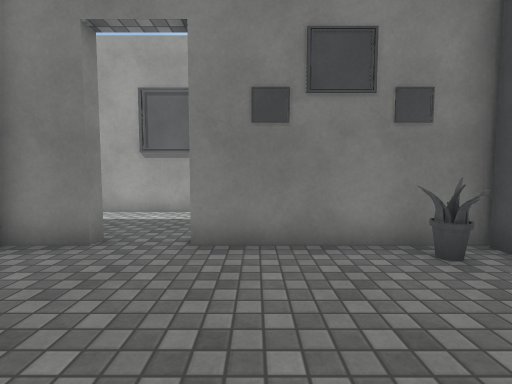
view 1 (above)

16 first-person views from a walk through a scene from a Unity 3-D project. The camera is 1.3 m above the floor, tilts 4° down and sees 85° across. The floor is counted in squares, 1 m on a side. Each view is taken from the middle of a square. On the plan, view 1 faces up. The plan holds only what a view shows up to about 13 squares ahead; the rest is blank. The place goes on beyond the plan. Some animated figures are not drawn. Door leaves are left out, so doorways stand open. Surface patterns are stand-ins for the level's own textures.

view 2
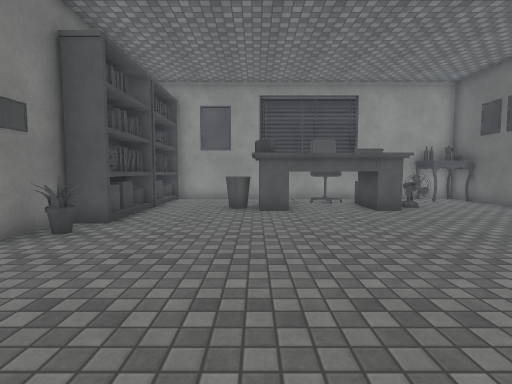

view 3
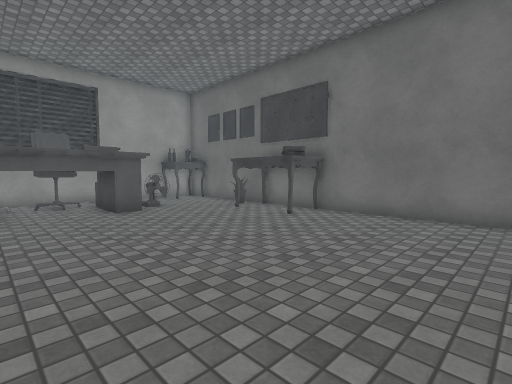

view 4
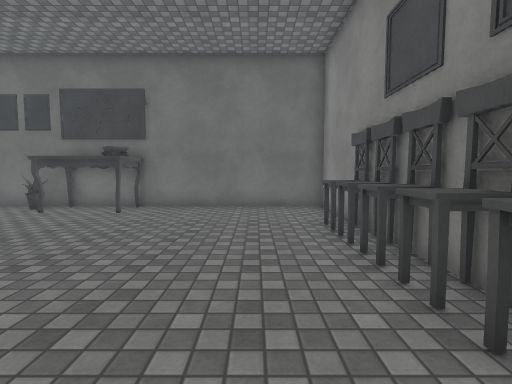

view 5
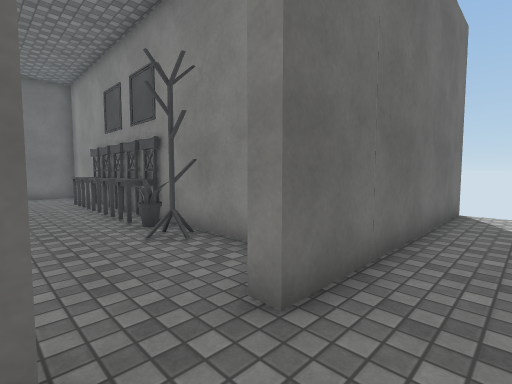

view 6
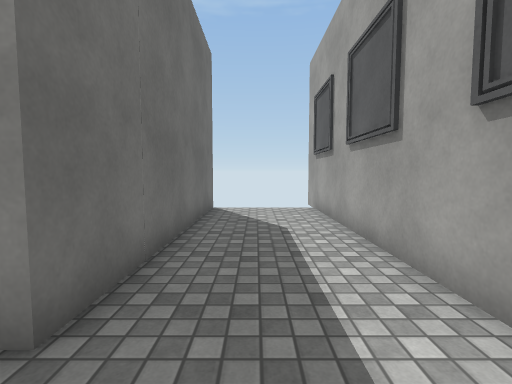

view 7
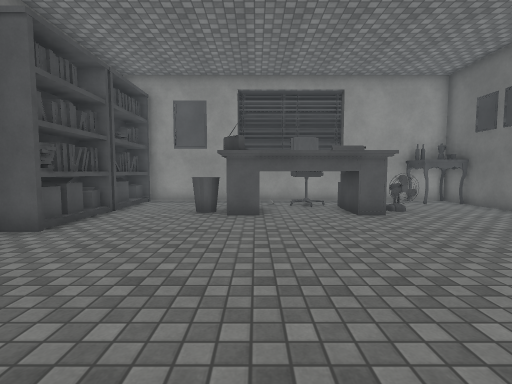

view 8
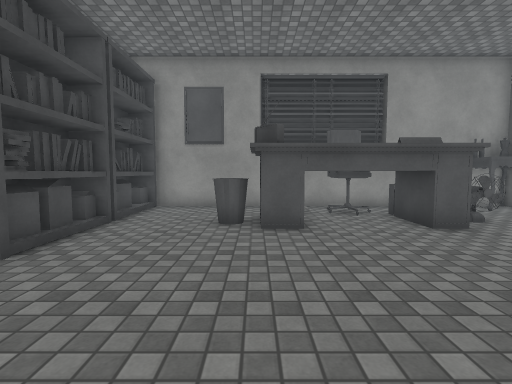

view 9
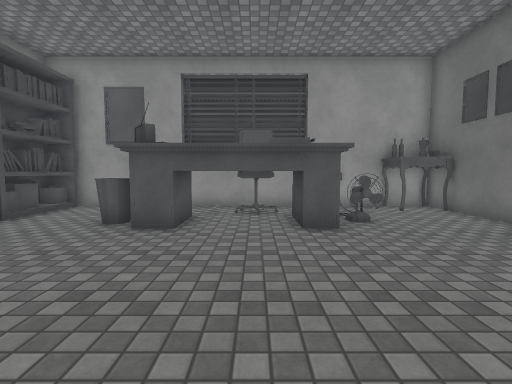

view 10
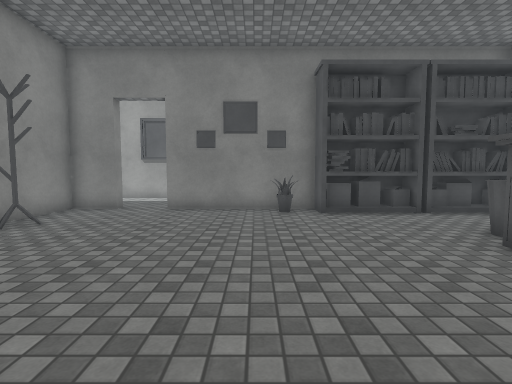

view 11
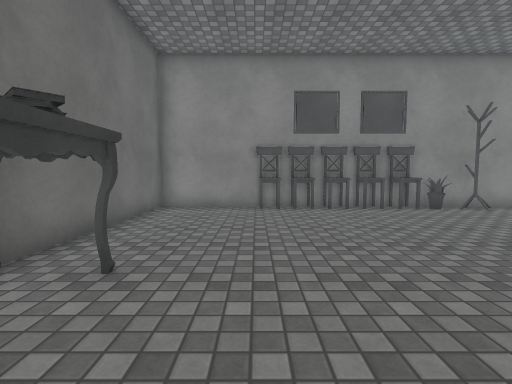

view 12
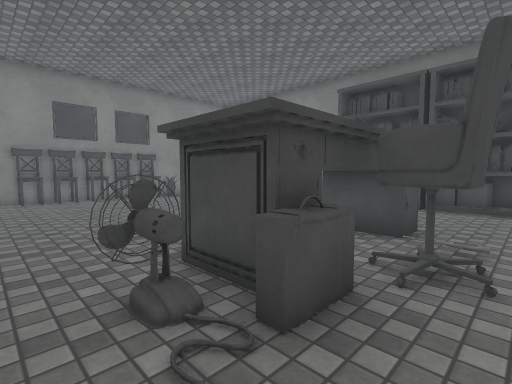

view 13
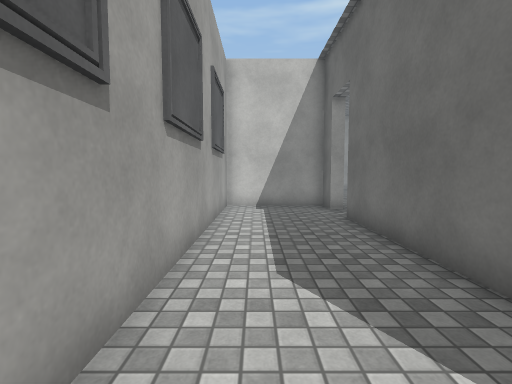

view 14
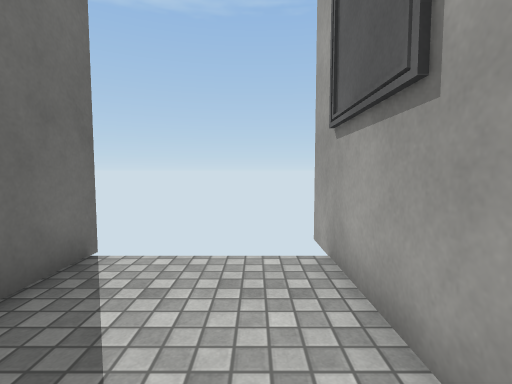

view 15
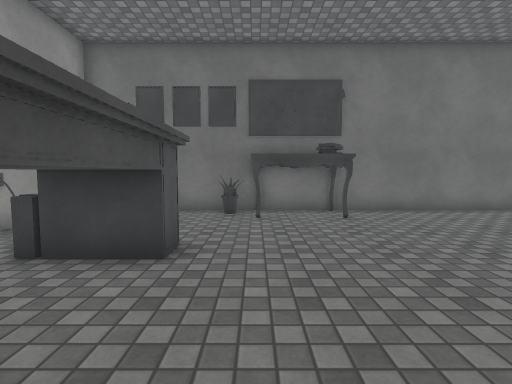

view 16
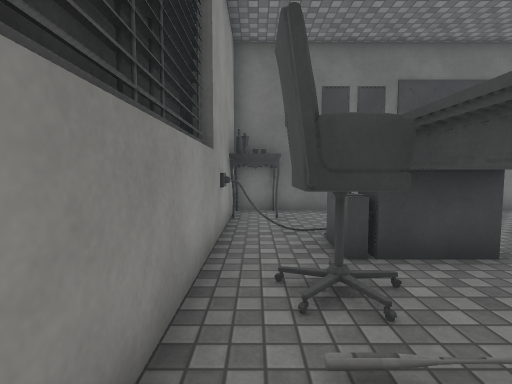

### Floor plan
Key: @ floor where view 1 was taken; # wall or solid block; . floor; D open door; O other object.
Columns run from 12 left of view 1 to 11 right of it. Each row starts with its distance up from view 1.
  9 #############
  8  ...........#
  7  ...........#
  6  ...........#
  5 #########DD#############
  4        #.......OOOOOOOO#
  3        #...............#
  2        #O..............#
  1        #O..........OO..#
  0        #O...@.....OOO..#
 -1        #O.........OOO..#
 -2        #O.........OOO..#
 -3        #O.........OOOO.#
 -4        #O.........OOOO.#
 -5        #O.........OOOO.#
 -6        #O..........OO.O#
 -7        #...............#
 -8        #......OOOO...OO#
 -9        #......OOOOO..OO#
-10        #################

Positions as (right, up) in squares from view 1, and headings:
1: (0, 0), facing up
2: (-3, 0), facing right
3: (-3, -1), facing down-right
4: (-2, 1), facing down
5: (-1, 7), facing down-left
6: (-1, 7), facing left
7: (-2, -1), facing right
8: (0, 0), facing right
9: (0, -3), facing right
10: (2, -5), facing up
11: (6, -6), facing left
12: (10, -7), facing up-left
13: (-11, 8), facing right
14: (-7, 8), facing left
15: (5, 0), facing down
16: (10, 0), facing down
